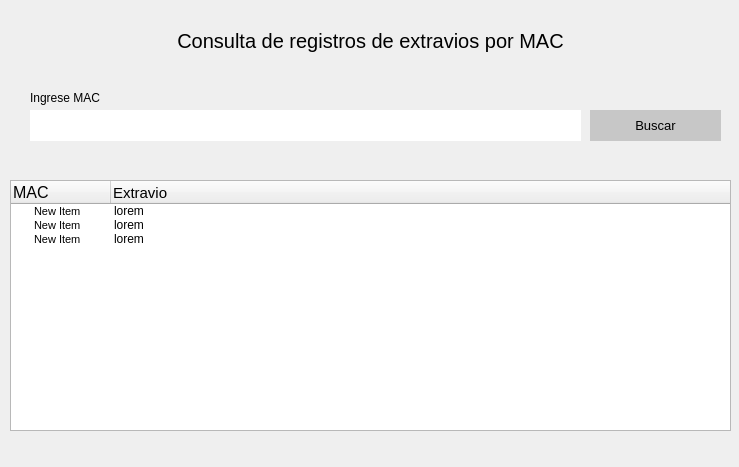
<?xml version="1.0" encoding="UTF-8"?>
<ui version="4.0">
 <class>Form</class>
 <widget class="QWidget" name="Form">
  <property name="geometry">
   <rect>
    <x>0</x>
    <y>0</y>
    <width>739</width>
    <height>467</height>
   </rect>
  </property>
  <property name="windowTitle">
   <string>Form</string>
  </property>
  <widget class="QLabel" name="label_2">
   <property name="geometry">
    <rect>
     <x>10</x>
     <y>20</y>
     <width>721</width>
     <height>41</height>
    </rect>
   </property>
   <property name="styleSheet">
    <string notr="true">font-size:20px;
</string>
   </property>
   <property name="text">
    <string>Consulta de registros de extravios por MAC</string>
   </property>
   <property name="alignment">
    <set>Qt::AlignCenter</set>
   </property>
  </widget>
  <widget class="QTreeWidget" name="ca_tabla">
   <property name="geometry">
    <rect>
     <x>10</x>
     <y>180</y>
     <width>721</width>
     <height>251</height>
    </rect>
   </property>
   <column>
    <property name="text">
     <string>MAC</string>
    </property>
    <property name="font">
     <font>
      <pointsize>12</pointsize>
     </font>
    </property>
   </column>
   <column>
    <property name="text">
     <string>Extravio</string>
    </property>
    <property name="font">
     <font>
      <pointsize>11</pointsize>
     </font>
    </property>
   </column>
   <item>
    <property name="text">
     <string>New Item</string>
    </property>
    <property name="font">
     <font>
      <pointsize>8</pointsize>
     </font>
    </property>
    <property name="text">
     <string>lorem</string>
    </property>
   </item>
   <item>
    <property name="text">
     <string>New Item</string>
    </property>
    <property name="font">
     <font>
      <pointsize>8</pointsize>
     </font>
    </property>
    <property name="text">
     <string>lorem</string>
    </property>
   </item>
   <item>
    <property name="text">
     <string>New Item</string>
    </property>
    <property name="font">
     <font>
      <pointsize>8</pointsize>
     </font>
    </property>
    <property name="text">
     <string>lorem</string>
    </property>
   </item>
  </widget>
  <widget class="QPushButton" name="ca_btn_buscar">
   <property name="geometry">
    <rect>
     <x>590</x>
     <y>110</y>
     <width>131</width>
     <height>31</height>
    </rect>
   </property>
   <property name="styleSheet">
    <string notr="true">background-color: rgb(199, 199, 199);
color:black;
font-size:10pt;
border:none;</string>
   </property>
   <property name="text">
    <string>Buscar</string>
   </property>
  </widget>
  <widget class="QLabel" name="label">
   <property name="geometry">
    <rect>
     <x>30</x>
     <y>90</y>
     <width>541</width>
     <height>16</height>
    </rect>
   </property>
   <property name="text">
    <string>Ingrese MAC</string>
   </property>
  </widget>
  <widget class="QLineEdit" name="ca_input_buscar">
   <property name="geometry">
    <rect>
     <x>30</x>
     <y>110</y>
     <width>551</width>
     <height>31</height>
    </rect>
   </property>
   <property name="styleSheet">
    <string notr="true">border:none;
background-color: rgb(255, 255, 255);
font: 11pt &quot;MS Shell Dlg 2&quot;;</string>
   </property>
  </widget>
 </widget>
 <tabstops>
  <tabstop>ca_tabla</tabstop>
 </tabstops>
 <resources/>
 <connections/>
</ui>
